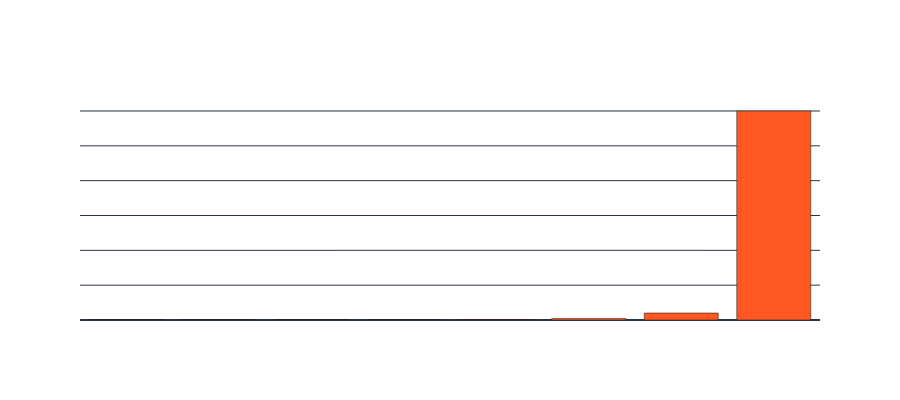
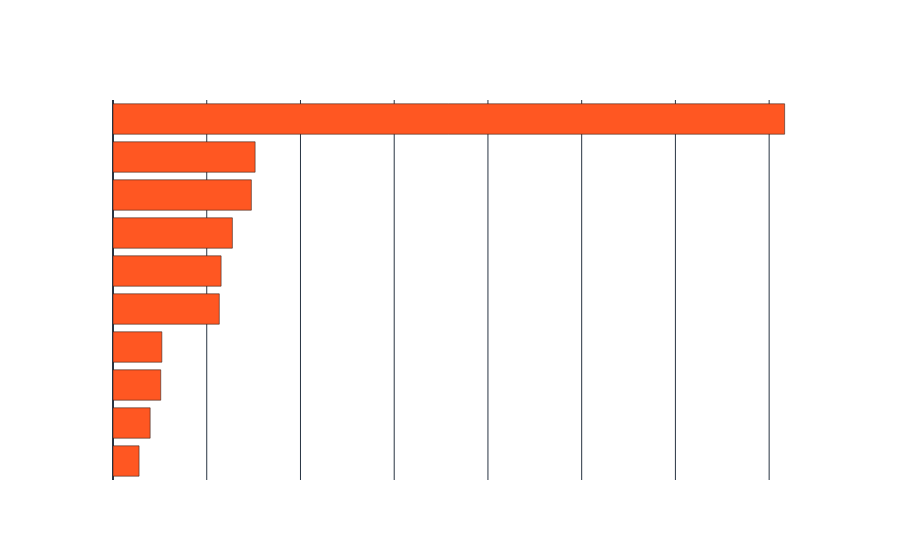
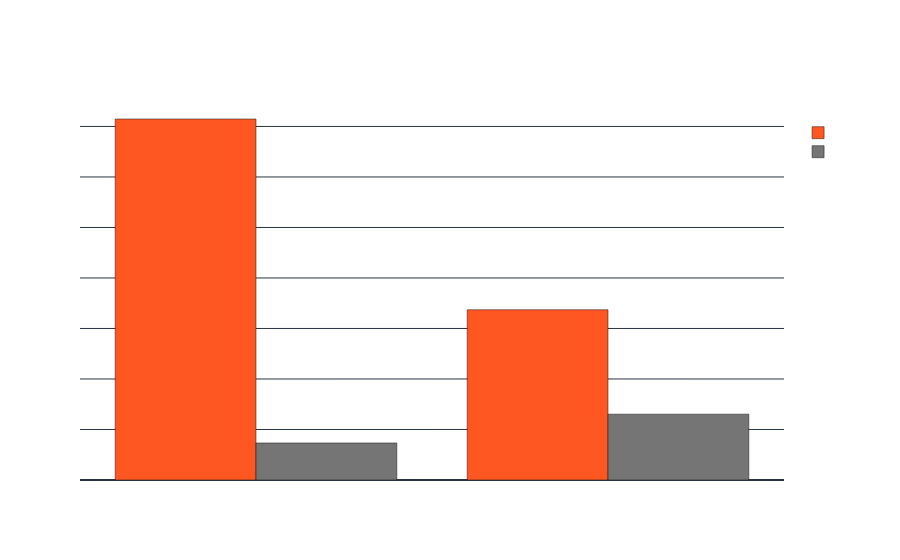
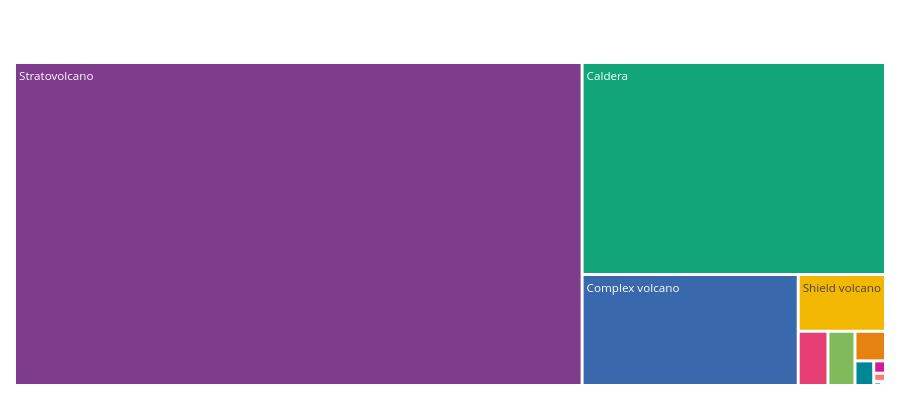

The notebook cell saved with these charts, in order:
### Code cell
def get_vei_analysis_figure(df, metric='median'):
    """
    Analysis 1: VEI vs Impact.
    Allows switching between Median, Mean, Total Deaths, and Total Eruptions.
    """
    # Map metric to pandas function and label
    metric_map = {
        'median': ('median', 'Median Deaths'),
        'mean': ('mean', 'Average Deaths'),
        'sum': ('sum', 'Total Deaths'),
        'count': ('count', 'Total Eruptions')
    }
    
    agg_func, label = metric_map.get(metric, ('median', 'Median Deaths'))
    
    # Group and Aggregate
    if metric == 'count':
        # For count, we just count the rows (occurrences of VEI)
        # We name the count column 'Total_Deaths' just to reuse the same y-axis reference in px.bar below
        df_vei = df.groupby('VEI').size().reset_index(name='Total_Deaths') 
    else:
        # We use 'Total_Deaths' as the target variable for death metrics
        df_vei = df.groupby('VEI')['Total_Deaths'].agg(agg_func).reset_index()
    
    fig = px.bar(
        df_vei, x="VEI", y="Total_Deaths",
        title=f"{label} by VEI",
        template="plotly_dark"
    )
    fig.update_traces(marker_color='#ff5722')
    fig.update_layout(
        xaxis_title="Volcanic Explosivity Index (VEI)",
        yaxis_title=label,
        paper_bgcolor='rgba(0,0,0,0)', 
        plot_bgcolor='rgba(0,0,0,0)', 
        font=dict(color="white"),
        height=400,
        autosize=False
    )
    return fig


def get_top_countries_by_historical_deaths_figure(df):
    # Analysis 2: Geographic Risk (Top 10 Countries by Total Deaths)
    df_country = df.groupby('Country')['Total_Deaths'].sum().nlargest(10).sort_values(ascending=True).reset_index()
    fig = px.bar(
        df_country, x="Total_Deaths", y="Country", orientation='h',
        title="Top 10 Countries by Historical Fatalities",
        template="plotly_dark"
    )
    fig.update_traces(marker_color='#ff5722')
    fig.update_layout(
        xaxis_title="Total Confirmed Deaths",
        yaxis_title="",
        paper_bgcolor='rgba(0,0,0,0)', 
        plot_bgcolor='rgba(0,0,0,0)', 
        font=dict(color="white")
    )
    return fig

def get_with_and_without_indirect_deaths_by_type_figure(df):
    # Analysis 3: Secondary Hazards Impact
    # Compares average lethality of events with vs. without Tsunami/Earthquake
    res = []
    
    # Tsunami Analysis
    tsu_yes = df[df['Tsu'].notna()]['Total_Deaths'].mean()
    tsu_no = df[df['Tsu'].isna()]['Total_Deaths'].mean()
    res.append({'Hazard': 'Tsunami', 'Status': 'With', 'Avg_Deaths': tsu_yes})
    res.append({'Hazard': 'Tsunami', 'Status': 'Without', 'Avg_Deaths': tsu_no})
    
    # Earthquake Analysis
    eq_yes = df[df['Eq'].notna()]['Total_Deaths'].mean()
    eq_no = df[df['Eq'].isna()]['Total_Deaths'].mean()
    res.append({'Hazard': 'Earthquake', 'Status': 'With', 'Avg_Deaths': eq_yes})
    res.append({'Hazard': 'Earthquake', 'Status': 'Without', 'Avg_Deaths': eq_no})
    
    df_hazards = pd.DataFrame(res)
    
    fig = px.bar(
        df_hazards, x="Hazard", y="Avg_Deaths", color="Status", barmode="group",
        title="Impact Amplification by Secondary Hazards",
        template="plotly_dark",
        color_discrete_map={'With': '#ff5722', 'Without': '#757575'}
    )
    fig.update_layout(
        yaxis_title="Average Deaths per Event",
        paper_bgcolor='rgba(0,0,0,0)', 
        plot_bgcolor='rgba(0,0,0,0)', 
        font=dict(color="white")
    )
    return fig

def get_volcano_type_figure(df, chart_type='treemap'):
    """
    Indicator 4: Volcanic Type vs Impact (Total Deaths).
    Allows the user to switch between a Treemap and a Bar Plot.
    """
    # 1. Prepare Data
    if df.empty:
        # Use go.Figure for consistent return type
        fig = go.Figure()
        fig.add_annotation(text="No Data Available", x=0.5, y=0.5, showarrow=False, font=dict(color="white"))
        return fig
        
    df_type = df.groupby('Type')['Total_Deaths'].sum().reset_index()
    # Ensure there are fatalities to plot
    df_type = df_type[df_type['Total_Deaths'] > 0] 
    
    if df_type.empty:
        fig = go.Figure()
        fig.add_annotation(text="No Fatalities recorded in selection", x=0.5, y=0.5, showarrow=False, font=dict(color="white"))
        return fig

    # 2. Generate Figure based on type
    title_text = "Total Deaths by Volcano Type"
    
    if chart_type == 'bar':
        # Generate Horizontal Bar Plot (Easier to read long type names)
        fig = px.bar(
            df_type.sort_values('Total_Deaths', ascending=True), # Sort ascending for better visual hierarchy
            x='Total_Deaths', 
            y='Type', 
            orientation='h',
            title=title_text,
            template="plotly_dark"
        )
        fig.update_traces(marker_color='#ff5722')
        fig.update_xaxes(title_text="Total Deaths")
        fig.update_yaxes(title_text="")
        
    else: # Default is 'treemap'
        fig = px.treemap(
            df_type, path=['Type'], values='Total_Deaths',
            title=title_text,
            template="plotly_dark",
            color_discrete_sequence=px.colors.qualitative.Bold
        )
        # Treemap needs specific styling to hide labels
        fig.update_layout(uniformtext=dict(minsize=10, mode='hide')) 
    
    # 3. Apply Common Styling (to match dashboard theme)
    fig.update_layout(
        # Set height to stop infinite resizing loop if a row flexes height
        # Set a fixed height that looks good in the 2x2 grid layout
        height=400, 
        paper_bgcolor='rgba(0,0,0,0)', 
        plot_bgcolor='rgba(0,0,0,0)', 
        font=dict(color="white"),
        margin=dict(l=10, r=10, t=40, b=10),
        
        # *** CRITICAL FIX FOR RESIZING LOOP ***
        # Explicitly set autosize to False and let Dash manage the dimensions
        # This often stops the resize-recalculate-resize loop
        autosize=False 
    )
    
    return fig
fig1 = get_vei_analysis_figure(df)
fig2 = get_top_countries_by_historical_deaths_figure(df)
fig3 = get_with_and_without_indirect_deaths_by_type_figure(df)
fig4 = get_volcano_type_figure(df)

fig1.show()
fig2.show()
fig3.show()
fig4.show()

### Figure 1 — Plotly figure (JSON) as saved in the notebook; plotly's stock layout.template omitted (floating-point values rounded to 4 significant figures)
{"data": [{"hovertemplate": "VEI=%{x}<br>Total_Deaths=%{y}<extra></extra>", "legendgroup": "", "marker": {"color": "#ff5722", "pattern": {"shape": ""}}, "name": "", "orientation": "v", "showlegend": false, "textposition": "auto", "type": "bar", "x": [0.0, 1.0, 2.0, 3.0, 4.0, 5.0, 6.0, 7.0], "xaxis": "x", "y": [5.0, 3.0, 3.0, 6.0, 59.5, 460.0, 2000.0, 60000.0], "yaxis": "y"}], "layout": {"autosize": false, "barmode": "relative", "font": {"color": "white"}, "height": 400, "legend": {"tracegroupgap": 0}, "paper_bgcolor": "rgba(0,0,0,0)", "plot_bgcolor": "rgba(0,0,0,0)", "title": {"text": "Median Deaths by VEI"}, "xaxis": {"anchor": "y", "domain": [0, 1], "title": {"text": "Volcanic Explosivity Index (VEI)"}}, "yaxis": {"anchor": "x", "domain": [0, 1], "title": {"text": "Median Deaths"}}}}

### Figure 2 — Plotly figure (JSON) as saved in the notebook; plotly's stock layout.template omitted (floating-point values rounded to 4 significant figures)
{"data": [{"hovertemplate": "Total_Deaths=%{x}<br>Country=%{y}<extra></extra>", "legendgroup": "", "marker": {"color": "#ff5722", "pattern": {"shape": ""}}, "name": "", "orientation": "h", "showlegend": false, "textposition": "auto", "type": "bar", "x": [5567.0, 7930.0, 10190.0, 10420.0, 22680.0, 23070.0, 25480.0, 29520.0, 30330.0, 143300.0], "xaxis": "x", "y": ["United States", "Philippines", "Iceland", "Guatemala", "Japan", "Italy", "Colombia", "Martinique", "El Salvador", "Indonesia"], "yaxis": "y"}], "layout": {"barmode": "relative", "font": {"color": "white"}, "legend": {"tracegroupgap": 0}, "paper_bgcolor": "rgba(0,0,0,0)", "plot_bgcolor": "rgba(0,0,0,0)", "title": {"text": "Top 10 Countries by Historical Fatalities"}, "xaxis": {"anchor": "y", "domain": [0, 1], "title": {"text": "Total Confirmed Deaths"}}, "yaxis": {"anchor": "x", "domain": [0, 1], "title": {"text": ""}}}}

### Figure 3 — Plotly figure (JSON) as saved in the notebook; plotly's stock layout.template omitted (floating-point values rounded to 4 significant figures)
{"data": [{"alignmentgroup": "True", "hovertemplate": "Status=With<br>Hazard=%{x}<br>Avg_Deaths=%{y}<extra></extra>", "legendgroup": "With", "marker": {"color": "#ff5722", "pattern": {"shape": ""}}, "name": "With", "offsetgroup": "With", "orientation": "v", "showlegend": true, "textposition": "auto", "type": "bar", "x": ["Tsunami", "Earthquake"], "xaxis": "x", "y": [3574.0, 1685.0], "yaxis": "y"}, {"alignmentgroup": "True", "hovertemplate": "Status=Without<br>Hazard=%{x}<br>Avg_Deaths=%{y}<extra></extra>", "legendgroup": "Without", "marker": {"color": "#757575", "pattern": {"shape": ""}}, "name": "Without", "offsetgroup": "Without", "orientation": "v", "showlegend": true, "textposition": "auto", "type": "bar", "x": ["Tsunami", "Earthquake"], "xaxis": "x", "y": [366.6, 651.6], "yaxis": "y"}], "layout": {"barmode": "group", "font": {"color": "white"}, "legend": {"title": {"text": "Status"}, "tracegroupgap": 0}, "paper_bgcolor": "rgba(0,0,0,0)", "plot_bgcolor": "rgba(0,0,0,0)", "title": {"text": "Impact Amplification by Secondary Hazards"}, "xaxis": {"anchor": "y", "domain": [0, 1], "title": {"text": "Hazard"}}, "yaxis": {"anchor": "x", "domain": [0, 1], "title": {"text": "Average Deaths per Event"}}}}

### Figure 4 — Plotly figure (JSON) as saved in the notebook; plotly's stock layout.template omitted (floating-point values rounded to 4 significant figures)
{"data": [{"branchvalues": "total", "domain": {"x": [0, 1], "y": [0, 1]}, "hovertemplate": "labels=%{label}<br>Total_Deaths=%{value}<br>parent=%{parent}<br>id=%{id}<extra></extra>", "ids": ["Caldera", "Cinder cone", "Complex volcano", "Compound volcano", "Crater rows", "Fissure vent", "Lava dome", "Maar", "Pyroclastic cone", "Pyroclastic shield", "Shield volcano", "Stratovolcano", "Subglacial volcano", "Submarine volcano", "Tuff cone"], "labels": ["Caldera", "Cinder cone", "Complex volcano", "Compound volcano", "Crater rows", "Fissure vent", "Lava dome", "Maar", "Pyroclastic cone", "Pyroclastic shield", "Shield volcano", "Stratovolcano", "Subglacial volcano", "Submarine volcano", "Tuff cone"], "name": "", "parents": ["", "", "", "", "", "", "", "", "", "", "", "", "", "", ""], "type": "treemap", "values": [76350.0, 114.0, 28490.0, 15.0, 1.0, 1072.0, 172.0, 1737.0, 2.0, 549.0, 5893.0, 217700.0, 2.0, 38.0, 1913.0]}], "layout": {"autosize": false, "font": {"color": "white"}, "height": 400, "legend": {"tracegroupgap": 0}, "margin": {"b": 10, "l": 10, "r": 10, "t": 40}, "paper_bgcolor": "rgba(0,0,0,0)", "plot_bgcolor": "rgba(0,0,0,0)", "title": {"text": "Total Deaths by Volcano Type"}, "treemapcolorway": ["rgb(127, 60, 141)", "rgb(17, 165, 121)", "rgb(57, 105, 172)", "rgb(242, 183, 1)", "rgb(231, 63, 116)", "rgb(128, 186, 90)", "rgb(230, 131, 16)", "rgb(0, 134, 149)", "rgb(207, 28, 144)", "rgb(249, 123, 114)", "rgb(165, 170, 153)"], "uniformtext": {"minsize": 10, "mode": "hide"}}}
